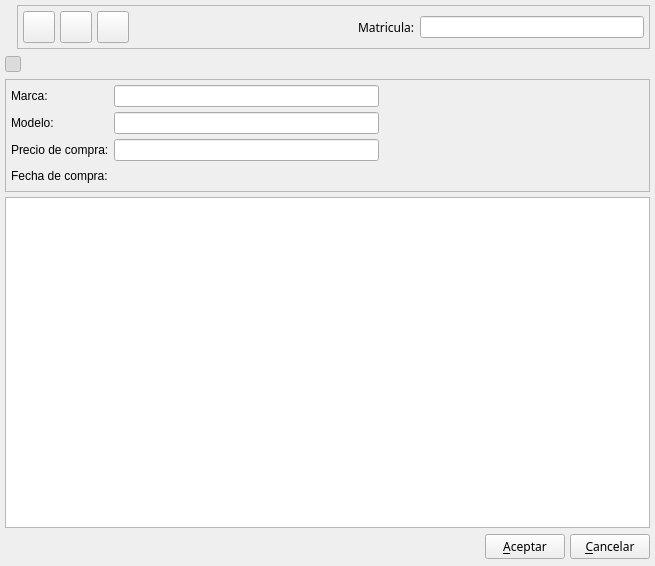
<ui version="4.0" >
 <author>Tomeu Borras</author>
 <comment></comment>
 <exportmacro></exportmacro>
 <class>VehiculoBase</class>
 <widget class="QWidget" name="VehiculoBase" >
  <property name="geometry" >
   <rect>
    <x>0</x>
    <y>0</y>
    <width>655</width>
    <height>566</height>
   </rect>
  </property>
  <property name="windowTitle" >
   <string>Nuevo vehiculo</string>
  </property>
  <property name="windowIcon" >
   <iconset resource="../../../bulmages.qrc" >:/Bulmafact32x32/images/pendientes/iconbulmafact.xpm</iconset>
  </property>
  <layout class="QVBoxLayout" >
   <property name="margin" >
    <number>5</number>
   </property>
   <property name="spacing" >
    <number>5</number>
   </property>
   <item>
    <layout class="QHBoxLayout" >
     <property name="margin" >
      <number>0</number>
     </property>
     <property name="spacing" >
      <number>5</number>
     </property>
     <item>
      <widget class="QLabel" name="pixmapLabel1" >
       <property name="pixmap" >
        <pixmap resource="../../../bulmages.qrc" >:/Bulmafact48x48/images/png/48x48/i_bulmages_boton_mas.48x48.png</pixmap>
       </property>
       <property name="scaledContents" >
        <bool>true</bool>
       </property>
      </widget>
     </item>
     <item>
      <widget class="QFrame" name="frame_2" >
       <property name="sizePolicy" >
        <sizepolicy>
         <hsizetype>5</hsizetype>
         <vsizetype>0</vsizetype>
         <horstretch>0</horstretch>
         <verstretch>0</verstretch>
        </sizepolicy>
       </property>
       <property name="frameShape" >
        <enum>QFrame::StyledPanel</enum>
       </property>
       <property name="frameShadow" >
        <enum>QFrame::Raised</enum>
       </property>
       <layout class="QHBoxLayout" >
        <property name="margin" >
         <number>5</number>
        </property>
        <property name="spacing" >
         <number>5</number>
        </property>
        <item>
         <widget class="QToolButton" name="mui_guardar" >
          <property name="minimumSize" >
           <size>
            <width>32</width>
            <height>32</height>
           </size>
          </property>
          <property name="maximumSize" >
           <size>
            <width>32</width>
            <height>32</height>
           </size>
          </property>
          <property name="toolTip" >
           <string>Guardar</string>
          </property>
          <property name="whatsThis" >
           <string>Guardar</string>
          </property>
          <property name="text" >
           <string/>
          </property>
          <property name="icon" >
           <iconset resource="../../../bulmages.qrc" >:/Genericos32x32/images/pendientes/i_save.xpm</iconset>
          </property>
          <property name="iconSize" >
           <size>
            <width>32</width>
            <height>32</height>
           </size>
          </property>
         </widget>
        </item>
        <item>
         <widget class="QToolButton" name="mui_borrar" >
          <property name="minimumSize" >
           <size>
            <width>32</width>
            <height>32</height>
           </size>
          </property>
          <property name="maximumSize" >
           <size>
            <width>32</width>
            <height>32</height>
           </size>
          </property>
          <property name="toolTip" >
           <string>Borrar</string>
          </property>
          <property name="whatsThis" >
           <string>Borrar</string>
          </property>
          <property name="text" >
           <string/>
          </property>
          <property name="icon" >
           <iconset resource="../../../bulmages.qrc" >:/Genericos32x32/images/pendientes/i_dele.png</iconset>
          </property>
          <property name="iconSize" >
           <size>
            <width>32</width>
            <height>32</height>
           </size>
          </property>
         </widget>
        </item>
        <item>
         <widget class="QToolButton" name="mui_imprimir" >
          <property name="minimumSize" >
           <size>
            <width>32</width>
            <height>32</height>
           </size>
          </property>
          <property name="maximumSize" >
           <size>
            <width>32</width>
            <height>32</height>
           </size>
          </property>
          <property name="toolTip" >
           <string>Imprimir</string>
          </property>
          <property name="whatsThis" >
           <string>Imprimir</string>
          </property>
          <property name="text" >
           <string/>
          </property>
          <property name="icon" >
           <iconset resource="../../../bulmages.qrc" >:/Genericos32x32/images/pendientes/i_filePrint.xpm</iconset>
          </property>
          <property name="iconSize" >
           <size>
            <width>32</width>
            <height>32</height>
           </size>
          </property>
         </widget>
        </item>
        <item>
         <spacer>
          <property name="orientation" >
           <enum>Qt::Horizontal</enum>
          </property>
          <property name="sizeType" >
           <enum>QSizePolicy::Expanding</enum>
          </property>
          <property name="sizeHint" >
           <size>
            <width>146</width>
            <height>21</height>
           </size>
          </property>
         </spacer>
        </item>
        <item>
         <widget class="QLabel" name="label5" >
          <property name="sizePolicy" >
           <sizepolicy>
            <hsizetype>1</hsizetype>
            <vsizetype>5</vsizetype>
            <horstretch>0</horstretch>
            <verstretch>0</verstretch>
           </sizepolicy>
          </property>
          <property name="font" >
           <font>
            <family>Sans Serif</family>
            <pointsize>9</pointsize>
            <weight>50</weight>
            <italic>false</italic>
            <bold>false</bold>
            <underline>false</underline>
            <strikeout>false</strikeout>
           </font>
          </property>
          <property name="text" >
           <string>Matricula:</string>
          </property>
         </widget>
        </item>
        <item>
         <widget class="BusquedaReferencia" name="mui_matriculavehiculo" />
        </item>
       </layout>
      </widget>
     </item>
    </layout>
   </item>
   <item>
    <layout class="QHBoxLayout" >
     <property name="margin" >
      <number>0</number>
     </property>
     <property name="spacing" >
      <number>5</number>
     </property>
     <item>
      <widget class="QToolButton" name="mui_detalles" >
       <property name="minimumSize" >
        <size>
         <width>16</width>
         <height>16</height>
        </size>
       </property>
       <property name="maximumSize" >
        <size>
         <width>16</width>
         <height>16</height>
        </size>
       </property>
       <property name="toolTip" >
        <string>Imprimir pedido</string>
       </property>
       <property name="whatsThis" >
        <string>Imprimir pedido</string>
       </property>
       <property name="text" >
        <string/>
       </property>
       <property name="icon" >
        <iconset/>
       </property>
       <property name="iconSize" >
        <size>
         <width>32</width>
         <height>32</height>
        </size>
       </property>
       <property name="checkable" >
        <bool>true</bool>
       </property>
       <property name="checked" >
        <bool>true</bool>
       </property>
      </widget>
     </item>
     <item>
      <spacer>
       <property name="orientation" >
        <enum>Qt::Horizontal</enum>
       </property>
       <property name="sizeHint" >
        <size>
         <width>40</width>
         <height>20</height>
        </size>
       </property>
      </spacer>
     </item>
    </layout>
   </item>
   <item>
    <widget class="QFrame" name="frame" >
     <property name="frameShape" >
      <enum>QFrame::StyledPanel</enum>
     </property>
     <property name="frameShadow" >
      <enum>QFrame::Raised</enum>
     </property>
     <layout class="QGridLayout" >
      <property name="margin" >
       <number>5</number>
      </property>
      <property name="spacing" >
       <number>5</number>
      </property>
      <item row="3" column="2" >
       <spacer>
        <property name="orientation" >
         <enum>Qt::Horizontal</enum>
        </property>
        <property name="sizeHint" >
         <size>
          <width>40</width>
          <height>20</height>
         </size>
        </property>
       </spacer>
      </item>
      <item row="2" column="2" >
       <spacer>
        <property name="orientation" >
         <enum>Qt::Horizontal</enum>
        </property>
        <property name="sizeHint" >
         <size>
          <width>40</width>
          <height>20</height>
         </size>
        </property>
       </spacer>
      </item>
      <item row="1" column="2" >
       <spacer>
        <property name="orientation" >
         <enum>Qt::Horizontal</enum>
        </property>
        <property name="sizeHint" >
         <size>
          <width>40</width>
          <height>20</height>
         </size>
        </property>
       </spacer>
      </item>
      <item row="0" column="2" >
       <spacer>
        <property name="orientation" >
         <enum>Qt::Horizontal</enum>
        </property>
        <property name="sizeHint" >
         <size>
          <width>40</width>
          <height>20</height>
         </size>
        </property>
       </spacer>
      </item>
      <item row="3" column="1" >
       <widget class="BusquedaFecha" name="mui_fechacompravehiculo" />
      </item>
      <item row="2" column="1" >
       <widget class="QLineEdit" name="mui_preciovehiculo" />
      </item>
      <item row="1" column="1" >
       <widget class="QLineEdit" name="mui_modelovehiculo" />
      </item>
      <item row="0" column="1" >
       <widget class="QLineEdit" name="mui_marcavehiculo" />
      </item>
      <item row="0" column="0" >
       <widget class="QLabel" name="label" >
        <property name="text" >
         <string>Marca:</string>
        </property>
       </widget>
      </item>
      <item row="2" column="0" >
       <widget class="QLabel" name="label_3" >
        <property name="text" >
         <string>Precio de compra:</string>
        </property>
       </widget>
      </item>
      <item row="1" column="0" >
       <widget class="QLabel" name="label_2" >
        <property name="text" >
         <string>Modelo:</string>
        </property>
       </widget>
      </item>
      <item row="3" column="0" >
       <widget class="QLabel" name="label_4" >
        <property name="text" >
         <string>Fecha de compra:</string>
        </property>
       </widget>
      </item>
     </layout>
    </widget>
   </item>
   <item>
    <widget class="SubForm2Bf" name="mui_listadomantvehiculo" />
   </item>
   <item>
    <layout class="QHBoxLayout" >
     <property name="margin" >
      <number>0</number>
     </property>
     <property name="spacing" >
      <number>5</number>
     </property>
     <item>
      <spacer>
       <property name="orientation" >
        <enum>Qt::Horizontal</enum>
       </property>
       <property name="sizeHint" >
        <size>
         <width>419</width>
         <height>28</height>
        </size>
       </property>
      </spacer>
     </item>
     <item>
      <widget class="QPushButton" name="mui_aceptar" >
       <property name="font" >
        <font>
         <family>Sans Serif</family>
         <pointsize>9</pointsize>
         <weight>50</weight>
         <italic>false</italic>
         <bold>false</bold>
         <underline>false</underline>
         <strikeout>false</strikeout>
        </font>
       </property>
       <property name="text" >
        <string>&amp;Aceptar</string>
       </property>
      </widget>
     </item>
     <item>
      <widget class="QPushButton" name="mui_cancelar" >
       <property name="font" >
        <font>
         <family>Sans Serif</family>
         <pointsize>9</pointsize>
         <weight>50</weight>
         <italic>false</italic>
         <bold>false</bold>
         <underline>false</underline>
         <strikeout>false</strikeout>
        </font>
       </property>
       <property name="text" >
        <string>&amp;Cancelar</string>
       </property>
      </widget>
     </item>
    </layout>
   </item>
  </layout>
 </widget>
 <layoutdefault spacing="2" margin="2" />
 <pixmapfunction></pixmapfunction>
 <customwidgets>
  <customwidget>
   <class>SubForm2Bf</class>
   <extends>QTableWidget</extends>
   <header>subform2bf.h</header>
   <container>0</container>
   <pixmap></pixmap>
  </customwidget>
  <customwidget>
   <class>BusquedaFecha</class>
   <extends>QWidget</extends>
   <header>busquedafecha.h</header>
   <container>1</container>
   <pixmap></pixmap>
  </customwidget>
  <customwidget>
   <class>BusquedaReferencia</class>
   <extends>QLineEdit</extends>
   <header>busquedareferencia.h</header>
   <container>0</container>
   <pixmap></pixmap>
  </customwidget>
 </customwidgets>
 <resources>
  <include location="../../bulmages.qrc" />
  <include location="../../../bulmages.qrc" />
 </resources>
 <connections>
  <connection>
   <sender>mui_detalles</sender>
   <signal>toggled(bool)</signal>
   <receiver>frame</receiver>
   <slot>setShown(bool)</slot>
   <hints>
    <hint type="sourcelabel" >
     <x>25</x>
     <y>85</y>
    </hint>
    <hint type="destinationlabel" >
     <x>85</x>
     <y>99</y>
    </hint>
   </hints>
  </connection>
 </connections>
</ui>
